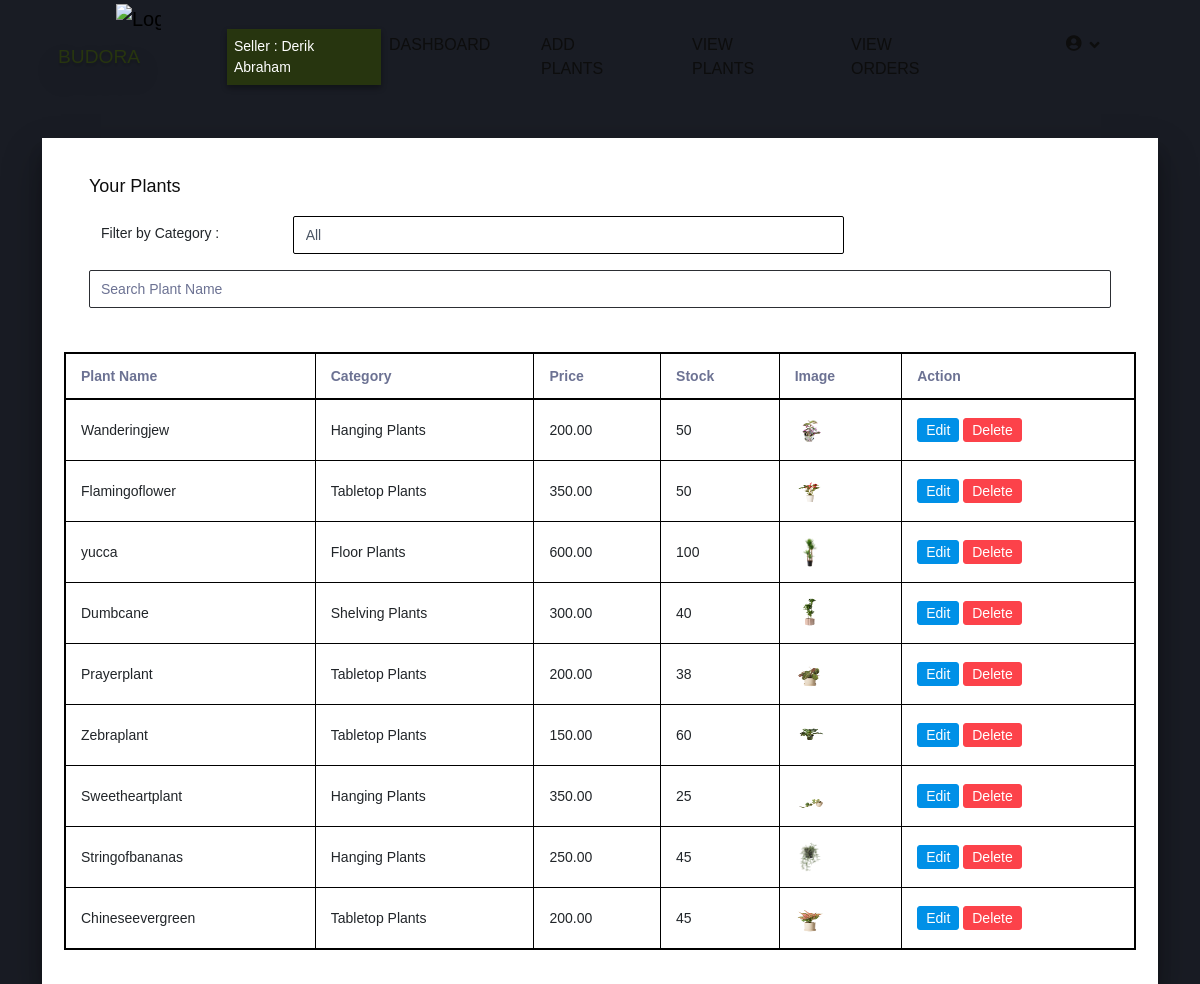
The page /viewaddproduct (signed in) on the database its author committed.
### user/models.py (models this page shows, shortened)
class Seller(models.Model):
    user = models.OneToOneField(User, on_delete=models.CASCADE)
    name = models.CharField(max_length=100,null=True, blank=True)
    email = models.EmailField(max_length=255,null=True, blank=True)
    storename = models.CharField(max_length=100)
    contact = models.CharField(max_length=20, null=True, blank=True)
    address = models.TextField(blank=True, null=True)
    landmark = models.TextField(blank=True, null=True)
    opening_time = models.TimeField(null=True, blank=True)
    closing_time = models.TimeField(null=True, blank=True)
    opening_days = models.CharField(max_length=100, null=True, blank=True)
    store_image = models.ImageField(upload_to='store_images/', null=True, blank=True)

class Product(models.Model):
    product_name = models.CharField(max_length=100)  # Product name selected by the seller
    category = models.ForeignKey(Category, on_delete=models.CASCADE)  # Reference to the category
    product_price = models.DecimalField(max_digits=10, decimal_places=2)  # Product price inherited from the category
    product_image = models.ImageField(upload_to='category_images/', null=True, blank=True)
    product_stock = models.IntegerField(default=0, null=True, blank=True)  # Add the default value here
    seller = models.ForeignKey(Seller, on_delete=models.CASCADE, related_name='products')

class Category(models.Model):
    category_name = models.CharField(max_length=100)
    category_description = models.TextField()
    def __str__(self):
        return self.category_name

### user/views.py (the view)
# urls.py: path('viewaddproduct', views.viewaddproduct, name='viewaddproduct'),
@login_required
def viewaddproduct(request):
    existing_certification = Certification.objects.filter(user=request.user).first()
    if not existing_certification:
        return redirect('seller_index')
    try:
        seller = request.user.seller  # Assuming the Seller profile is associated with the User model
        user_products = Product.objects.filter(seller=seller)
    except Seller.DoesNotExist:
        user_products = []
    return render(request, 'seller/viewaddproduct.html', {'user_products': user_products})

### templates/seller/viewaddproduct.html (shortened to what this page needs)
{% extends 'seller/base.html' %}
{% load static %}
{% block content %}
<div class="container mt-4" style="background-color:white; padding:10;box-shadow: rgba(0, 0, 0, 0.3) 0px 19px 38px, rgba(0, 0, 0, 0.22) 0px 15px 12px;">
  <div class="col-lg-12 grid-margin stretch-card" >
    <div class="card" style="background-color:white;border-style:none;">
      <div class="card-body">
            <h4 class="card-title text-dark">Your Plants</h4>
            <p class="card-description">
              <div class="col-md-9">
              <div class="form-group row">
              <label for="role-filter" class="filter-label col-sm-3 col-form-label">Filter by Category :</label>
              <div class="col-sm-9">
                <select id="role-filter" class="filter-select form-control" style="border:1px solid black;">
                  <option value="all">All</option>
                </select>
              </div>
              </div>
          </p>
      </div>
          <form class="search-form" id="searchform">
            <input type="text" id="username" name="username" class="search-input form-control" placeholder="Search Plant Name">
        </form>
        </div>
        <div class="table-responsive">
              <table class="user-list table table-hover"style="border-left:2px solid black;border-right:2px solid black;border-top:2px solid black;border-bottom:2px solid black;">
                  <thead>
                    <tr>
                      <th style="font-weight: bold; border-right:1px solid black; border-bottom:2px solid black;" >Plant Name</th>
                      <th style="font-weight: bold;border-right:1px solid black; border-bottom:2px solid black;">Category</th>
                      <th style="font-weight: bold;border-right:1px solid black; border-bottom:2px solid black;">Price</th>
                      <th style="font-weight: bold;border-right:1px solid black; border-bottom:2px solid black;">Stock</th>
                      <th style="font-weight: bold;border-right:1px solid black; border-bottom:2px solid black;">Image</th>
                      <th style="font-weight: bold;border-right:1px solid black; border-bottom:2px solid black;" colspan="2">Action</th>
                    </tr>
                  </thead>
                  <tbody>
                  {% for product in user_products %}
                    <tr>
                      <td style="border-right:1px solid black;">{{ product.product_name }}</td>
                      <td style="border-right:1px solid black;">{{ product.category }}</td>
                      <td style="border-right:1px solid black;">{{ product.product_price }}</td>
                      {% if product.product_stock > 10 %}
                      <td style="border-right:1px solid black;">{{ product.product_stock }}</td>
                      {% else %}
                      <td class="text-danger" style="border-right:1px solid black;">{{ product.product_stock }}</td>
                      {% endif %}
                      <td style="border-right:1px solid black;">
                        {% if product.product_image %}
                            <img src="{{ product.product_image.url }}" alt="{{ product.product_name }}">
                        {% else %}
                            No Image
                        {% endif %}
                    </td>
                    <td>
                        <a href="{% url 'edit_product' product.id %}" class="btn btn-sm btn-primary">Edit</a>
                        <a href="{% url 'delete_add_product' product.id %}" class="btn btn-sm btn-danger">Delete</a>
                    </td>
                    </tr>
                  {% empty %}
                          <tr>
                              <td colspan="6">No products available.</td>
                          </tr>
                  {% endfor %}
                  </tbody>
              </table>
          </div>
        </div>
      </div>
    </div>
  {% endblock %}

### templates/seller/base.html (shortened to what this page needs)
{% load static %}
<html>
<head>
    <link href="https://cdn.jsdelivr.net/npm/bootstrap@5.3.0/dist/css/bootstrap.min.css" rel="stylesheet">
    <link rel="stylesheet" href="https://cdnjs.cloudflare.com/ajax/libs/font-awesome/5.15.1/css/all.min.css">
    <link href="{% static 'lib/animate/animate.min.css' %}" rel="stylesheet">
    <link href="{% static 'css/style.css' %}" rel="stylesheet">
    <link href="{% static 'assets/css/sellerstyle.css' %}" rel="stylesheet">
</head>
<body style="font-family:  sans-serif; background-image: url({% static 'images/20.jpg' %}); background-repeat: no-repeat; background-size: cover;">
    <div class="container-fluid sticky-top">
        <div class="container">
        <nav class="navbar navbar-expand-lg py-2 py-lg-2 ">
            <a href="" class="navbar-brand animated rubberBand" id="budoralogo" >
                <img class="img-fluid" id="logotext" src="{% static 'images/8.png' %}" alt="Logo" style="margin-left:23px;">
                <a id="logoname" class="animated rubberBand" href="#">BUDORA </a>
            </a>
            <p style="margin-left: 8%; margin-top: 1.5%; color: white; background-color: #27350F; padding:7;box-shadow: rgba(0, 0, 0, 0.16) 0px 3px 6px, rgba(0, 0, 0, 0.23) 0px 3px 6px;" class="text animated rubberBand">Seller : {{ user.seller.name }}</p>
                <div class="collapse navbar-collapse" id="navbarCollapse">
                    <div class="navbar-nav ms-auto" style="text-decoration: none;
                            text-shadow: rgba(1, 1, 1, 0.25) 0px 14px 28px, rgba(1, 1, 1, 0.22) 0px 3px 3px;">
                            <a href="{% url 'seller_index' %}" class="nav-item nav-link  text animated pulse" style="font-weight: lighter;">Dashboard</a>
                            <a href="{% url 'addproducts' %}" class="nav-item nav-link text animated pulse" style="font-weight: lighter;">Add Plants</a>
                            <a href="{% url 'viewaddproduct' %}" class="nav-item nav-link text animated pulse" style="font-weight: lighter;">View Plants</a>
                            <a href="{% url 'sellerorder' %}" class="nav-item nav-link text animated pulse" style="font-weight: lighter;">View Orders</a>
                                {% if user.is_authenticated %}
                                <div class="nav-item dropdown text animated pulse" style="margin-left: 50px;">
                                {% if user.userprofile.profile_pic %}
					            <img src="{{ user.userprofile.profile_pic.url }}" alt="" width="35" height="35" style="margin-top:20px" class="rounded-circle">
					            {% else %}
                                <a href="#" class="nav-link dropdown-toggle text animated zoomIn"  data-bs-toggle="dropdown" role="button" aria-haspopup="true" aria-expanded="false"><i class="fa fa-user-circle"></i></a>
					            {% endif %}
                                </div>
                                {% else %}
                                <a  class="nav-item nav-link text animated pulse" href="{% url 'loginu' %}" style="font-weight: lighter;">Login <i class="fa fa-arrow-right"></i></a>
                                {% endif %}
                    </div>
                </div>
        </nav>
        </div>
        </div>
<div class="container mt-4">
    {% block content %}
    {% endblock %}
</body>
</html>

### static/css/style.css (style rules this page uses)
:root { --primary: #27350F; --secondary: #FB9F38; --light: #F5F8F2; --dark: #252C30; }
.btn { transition: .5s; font-weight: 500; }
.btn-primary, .btn-outline-primary:hover { background-color: white; color: #88B44E; }
.sticky-top { top: -150px; transition: .5s; }
.navbar .navbar-brand { position: absolute; padding: 0; width: 170px; height: 135px; top: 0; left: 0; }
.navbar .navbar-nav .nav-link { margin-right: 35px; padding: 25px 0; color: var(--dark); font-weight: 600; text-transform: uppercase; outline: none; }
.navbar .dropdown-toggle::after { border: none; content: "\f107"; font-family: "Font Awesome 5 Free"; font-weight: 900; vertical-align: middle; margin-left: 8px; }
#budoralogo { margin-left: 4.8%; height: 10px; width: 58px; }
#logoname { font-family: sans-serif; color:#27350F; text-decoration: none; text-shadow: rgba(1, 1, 1, 0.25) 0px 14px 28px, rgba(1, 1, 1, 0.22) 0px 3px 3px; font-size: larger; }

### templates/seller/base.html (style rules this page uses)
#budoralogo { margin-left: 4.6%; margin-top: 0.4%; }

### rows shown on the page
Product: product_name "Wanderingjew", category "Hanging Plants", product_price "200.00", product_stock "50", product_image (picture)
Product: product_name "Flamingoflower", category "Tabletop Plants", product_price "350.00", product_stock "50", product_image (picture)
Product: product_name "yucca", category "Floor Plants", product_price "600.00", product_stock "100", product_image (picture)
Product: product_name "Dumbcane", category "Shelving Plants", product_price "300.00", product_stock "40", product_image (picture)
Product: product_name "Prayerplant", category "Tabletop Plants", product_price "200.00", product_stock "38", product_image (picture)
Product: product_name "Zebraplant", category "Tabletop Plants", product_price "150.00", product_stock "60", product_image (picture)
Product: product_name "Sweetheartplant", category "Hanging Plants", product_price "350.00", product_stock "25", product_image (picture)
Product: product_name "Stringofbananas", category "Hanging Plants", product_price "250.00", product_stock "45", product_image (picture)
Product: product_name "Chineseevergreen", category "Tabletop Plants", product_price "200.00", product_stock "45", product_image (picture)

### other values the page prints
{{ user.seller.name }} "Derik Abraham"
